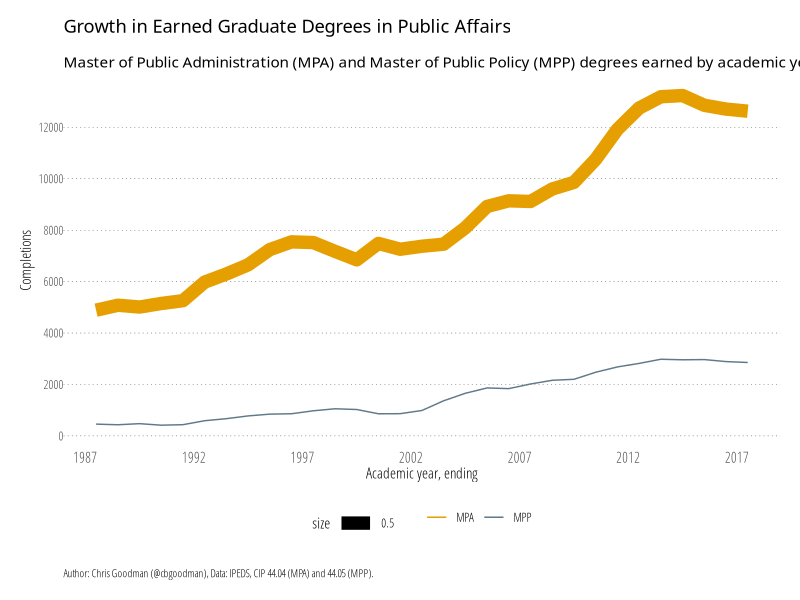

The R source for this figure:
library(tidyverse)

# read in data - IPEDS data on completions in PA/PP masters programs
ipeds <- read.csv("data.csv")

p <- ggplot(ipeds) +
  geom_line(aes(x = ay_ending, y = cip_4404_students, color = "MPA", size = 0.5)) +
  geom_line(aes(x = ay_ending, y = cip_4405_students, color = "MPP"), size = 0.5) +
  scale_x_continuous(breaks = seq(1987,2017, by = 5)) +
  scale_y_continuous(breaks = seq(0,14000, by = 2000)) +
  scale_color_manual(values = c(
    "MPA" = "#E69F00",
    "MPP" = "#617A89")) +
  guides(col = guide_legend(title = NULL, ncol=2)) +
  # Theming
  labs(
    title="Growth in Earned Graduate Degrees in Public Affairs",
    subtitle="Master of Public Administration (MPA) and Master of Public Policy (MPP) degrees earned by academic year",
    caption="Author: Chris Goodman (@cbgoodman), Data: IPEDS, CIP 44.04 (MPA) and 44.05 (MPP).",
    y="Completions",
    x="Academic year, ending") +
  theme_minimal(base_family="Open Sans Condensed Light") +
  theme(
    legend.position = "bottom",
    legend.title.align = 0.5,
    legend.text.align = 0) +
  # light, dotted major y-grid lines only
  theme(panel.grid=element_line())+
  theme(panel.grid.major.y=element_line(color="#2b2b2b", linetype="dotted", size=0.15))+
  theme(panel.grid.major.x=element_blank())+
  theme(panel.grid.minor.x=element_blank())+
  theme(panel.grid.minor.y=element_blank())+
  # light x-axis line only
  theme(axis.line=element_line())+
  theme(axis.line.y=element_blank())+
  theme(axis.line.x=element_blank())+
  # tick styling
  theme(axis.ticks=element_line())+
  theme(axis.ticks.x=element_blank())+
  theme(axis.ticks.y=element_blank())+
  theme(axis.ticks.length=unit(5, "pt"))+
  # x-axis labels
  theme(axis.text.x=element_text(size=10, hjust=0.95,vjust=0.2))+
  # breathing room for the plot
  theme(plot.margin=unit(rep(0.5, 4), "cm"))+
  # move the y-axis tick labels over a bit
  theme(axis.text.y=element_text(margin=margin(r=-5)))+
  theme(axis.text.x=element_text(margin=margin(r=-5)))+
  # make the plot title bold and modify the bottom margin a bit
  theme(plot.title=element_text(family="Open Sans Condensed Bold", margin=margin(b=15)))+
  # make the subtitle italic
  theme(plot.subtitle=element_text(family="Open Sans Condensed Light Italic"))+
  theme(plot.caption=element_text(size=8, hjust=0, margin=margin(t=15)))
ggsave(plot=p, "mpampp.png", width=8, height=6, units="in", dpi="retina")

mpp <- ggplot(ipeds) +
  aes(x = ay_ending, y = cip_4405_students) +
  geom_line(size = 0.5) +
  scale_x_continuous(breaks = seq(1987,2017, by=5)) +
  # Theming
  labs(
    title="Growth in MPP Degrees Earned",
    subtitle="Master of Public Policy (MPP) degrees earned by academic year",
    caption="Author: Chris Goodman (@cbgoodman), Data: IPEDS, CIP 44.05.",
    y="Completions",
    x="Academic year, ending") +
  theme_minimal(base_family="Open Sans Condensed Light") +
  # light, dotted major y-grid lines only
  theme(panel.grid=element_line())+
  theme(panel.grid.major.y=element_line(color="#2b2b2b", linetype="dotted", size=0.15))+
  theme(panel.grid.major.x=element_blank())+
  theme(panel.grid.minor.x=element_blank())+
  theme(panel.grid.minor.y=element_blank())+
  # light x-axis line only
  theme(axis.line=element_line())+
  theme(axis.line.y=element_blank())+
  theme(axis.line.x=element_blank())+
  # tick styling
  theme(axis.ticks=element_line())+
  theme(axis.ticks.x=element_blank())+
  theme(axis.ticks.y=element_blank())+
  theme(axis.ticks.length=unit(5, "pt"))+
  # x-axis labels
  theme(axis.text.x=element_text(size=10, hjust=0.95,vjust=0.2))+
  # breathing room for the plot
  theme(plot.margin=unit(rep(0.5, 4), "cm"))+
  # move the y-axis tick labels over a bit
  theme(axis.text.y=element_text(margin=margin(r=-5)))+
  theme(axis.text.x=element_text(margin=margin(r=-5)))+
  # make the plot title bold and modify the bottom margin a bit
  theme(plot.title=element_text(family="Open Sans Condensed Bold", margin=margin(b=15)))+
  # make the subtitle italic
  theme(plot.subtitle=element_text(family="Open Sans Condensed Light Italic"))+
  theme(plot.caption=element_text(size=8, hjust=0, margin=margin(t=15)))
